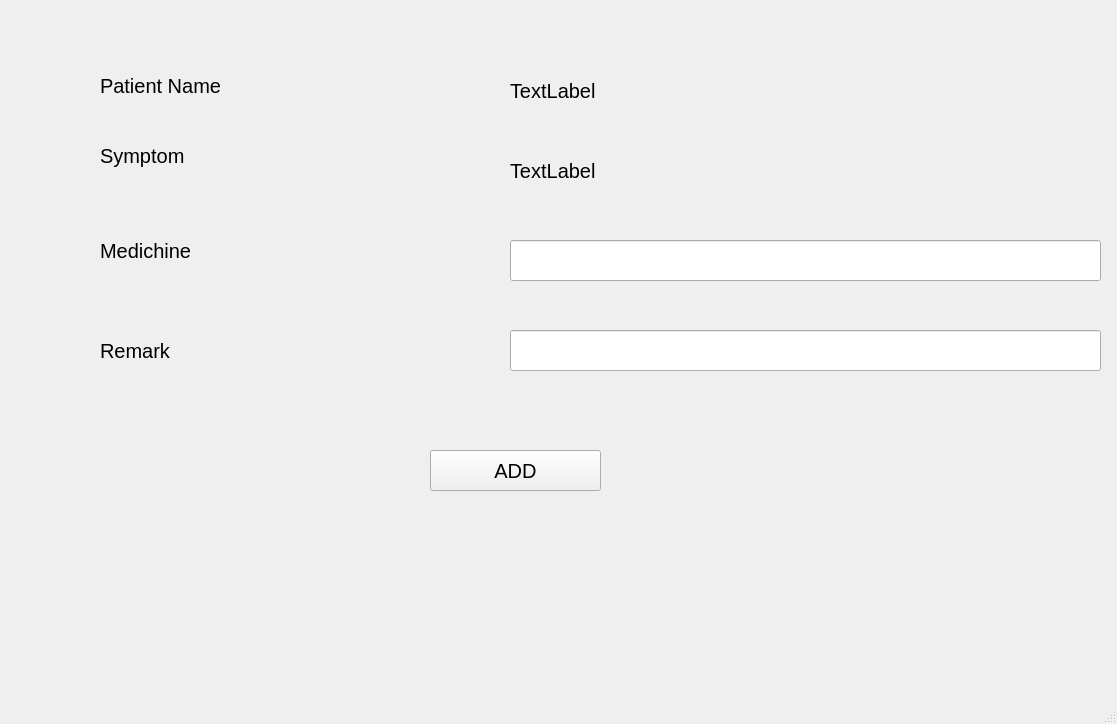
<?xml version="1.0" encoding="UTF-8"?>
<ui version="4.0">
 <class>pescribe</class>
 <widget class="QMainWindow" name="pescribe">
  <property name="geometry">
   <rect>
    <x>0</x>
    <y>0</y>
    <width>1117</width>
    <height>724</height>
   </rect>
  </property>
  <property name="windowTitle">
   <string>MainWindow</string>
  </property>
  <widget class="QWidget" name="centralwidget">
   <widget class="QLabel" name="l1">
    <property name="geometry">
     <rect>
      <x>100</x>
      <y>70</y>
      <width>171</width>
      <height>31</height>
     </rect>
    </property>
    <property name="font">
     <font>
      <pointsize>15</pointsize>
     </font>
    </property>
    <property name="text">
     <string>Patient Name</string>
    </property>
   </widget>
   <widget class="QLabel" name="l2">
    <property name="geometry">
     <rect>
      <x>510</x>
      <y>70</y>
      <width>571</width>
      <height>41</height>
     </rect>
    </property>
    <property name="font">
     <font>
      <pointsize>15</pointsize>
     </font>
    </property>
    <property name="text">
     <string>TextLabel</string>
    </property>
   </widget>
   <widget class="QLabel" name="l3">
    <property name="geometry">
     <rect>
      <x>100</x>
      <y>140</y>
      <width>171</width>
      <height>31</height>
     </rect>
    </property>
    <property name="font">
     <font>
      <pointsize>15</pointsize>
     </font>
    </property>
    <property name="text">
     <string>Symptom</string>
    </property>
   </widget>
   <widget class="QLabel" name="l4">
    <property name="geometry">
     <rect>
      <x>510</x>
      <y>150</y>
      <width>581</width>
      <height>41</height>
     </rect>
    </property>
    <property name="font">
     <font>
      <pointsize>15</pointsize>
     </font>
    </property>
    <property name="text">
     <string>TextLabel</string>
    </property>
   </widget>
   <widget class="QLabel" name="l5">
    <property name="geometry">
     <rect>
      <x>100</x>
      <y>230</y>
      <width>261</width>
      <height>41</height>
     </rect>
    </property>
    <property name="font">
     <font>
      <pointsize>15</pointsize>
     </font>
    </property>
    <property name="text">
     <string>Medichine</string>
    </property>
   </widget>
   <widget class="QLabel" name="l6">
    <property name="geometry">
     <rect>
      <x>100</x>
      <y>330</y>
      <width>261</width>
      <height>41</height>
     </rect>
    </property>
    <property name="font">
     <font>
      <pointsize>15</pointsize>
     </font>
    </property>
    <property name="text">
     <string>Remark</string>
    </property>
   </widget>
   <widget class="QLineEdit" name="t1">
    <property name="geometry">
     <rect>
      <x>510</x>
      <y>240</y>
      <width>591</width>
      <height>41</height>
     </rect>
    </property>
    <property name="font">
     <font>
      <pointsize>15</pointsize>
     </font>
    </property>
   </widget>
   <widget class="QLineEdit" name="t2">
    <property name="geometry">
     <rect>
      <x>510</x>
      <y>330</y>
      <width>591</width>
      <height>41</height>
     </rect>
    </property>
    <property name="font">
     <font>
      <pointsize>15</pointsize>
     </font>
    </property>
   </widget>
   <widget class="QPushButton" name="b1">
    <property name="geometry">
     <rect>
      <x>430</x>
      <y>450</y>
      <width>171</width>
      <height>41</height>
     </rect>
    </property>
    <property name="font">
     <font>
      <pointsize>15</pointsize>
     </font>
    </property>
    <property name="text">
     <string>ADD</string>
    </property>
   </widget>
  </widget>
  <widget class="QMenuBar" name="menubar">
   <property name="geometry">
    <rect>
     <x>0</x>
     <y>0</y>
     <width>1117</width>
     <height>26</height>
    </rect>
   </property>
  </widget>
  <widget class="QStatusBar" name="statusbar"/>
 </widget>
 <resources/>
 <connections/>
</ui>
